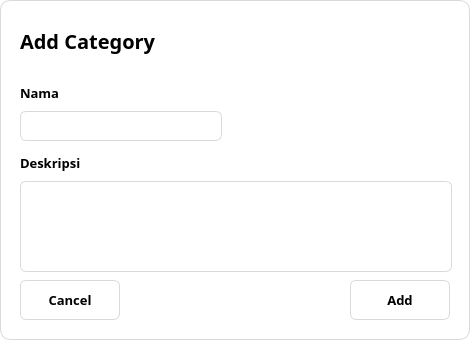
<?xml version="1.0" encoding="UTF-8"?>
<ui version="4.0">
 <class>Dialog</class>
 <widget class="QDialog" name="Dialog">
  <property name="geometry">
   <rect>
    <x>0</x>
    <y>0</y>
    <width>470</width>
    <height>340</height>
   </rect>
  </property>
  <property name="windowTitle">
   <string>Dialog</string>
  </property>
  <property name="styleSheet">
   <string notr="true">QDialog{
	background-color: white;
	border: 1px solid #D9D9D9;
	border-radius: 10px;
}</string>
  </property>
  <widget class="QWidget" name="layoutWidget_4">
   <property name="geometry">
    <rect>
     <x>20</x>
     <y>80</y>
     <width>202</width>
     <height>61</height>
    </rect>
   </property>
   <layout class="QVBoxLayout" name="verticalLayout_4">
    <item>
     <widget class="QLabel" name="label_6">
      <property name="font">
       <font>
        <family>Poppins</family>
        <pointsize>10</pointsize>
        <weight>75</weight>
        <bold>true</bold>
       </font>
      </property>
      <property name="text">
       <string>Nama</string>
      </property>
     </widget>
    </item>
    <item>
     <widget class="QLineEdit" name="addCategoryName">
      <property name="minimumSize">
       <size>
        <width>200</width>
        <height>30</height>
       </size>
      </property>
      <property name="font">
       <font>
        <family>Poppins</family>
        <weight>75</weight>
        <bold>true</bold>
       </font>
      </property>
      <property name="styleSheet">
       <string notr="true">QLineEdit{
	border: 1px solid #D9D9D9;
	border-radius: 6px;
	padding:0 10px 0 10px;
}

QLineEdit:focus{
	border: 1px solid #3D6CEE;
}</string>
      </property>
     </widget>
    </item>
   </layout>
  </widget>
  <widget class="QWidget" name="layoutWidget_7">
   <property name="geometry">
    <rect>
     <x>20</x>
     <y>150</y>
     <width>432</width>
     <height>122</height>
    </rect>
   </property>
   <layout class="QVBoxLayout" name="verticalLayout_7">
    <item>
     <widget class="QLabel" name="label_9">
      <property name="font">
       <font>
        <family>Poppins</family>
        <pointsize>10</pointsize>
        <weight>75</weight>
        <bold>true</bold>
       </font>
      </property>
      <property name="text">
       <string>Deskripsi</string>
      </property>
     </widget>
    </item>
    <item>
     <widget class="QLineEdit" name="addDescription">
      <property name="minimumSize">
       <size>
        <width>430</width>
        <height>91</height>
       </size>
      </property>
      <property name="font">
       <font>
        <family>Poppins</family>
        <weight>75</weight>
        <bold>true</bold>
       </font>
      </property>
      <property name="styleSheet">
       <string notr="true">QLineEdit{
	border: 1px solid #D9D9D9;
	border-radius: 6px;
	padding:0 10px 0 10px;
}

QLineEdit:focus{
	border: 1px solid #3D6CEE;
}</string>
      </property>
      <property name="maxLength">
       <number>430</number>
      </property>
      <property name="alignment">
       <set>Qt::AlignJustify|Qt::AlignTop</set>
      </property>
     </widget>
    </item>
   </layout>
  </widget>
  <widget class="QPushButton" name="addBtn">
   <property name="geometry">
    <rect>
     <x>350</x>
     <y>280</y>
     <width>100</width>
     <height>40</height>
    </rect>
   </property>
   <property name="font">
    <font>
     <family>Poppins</family>
     <pointsize>10</pointsize>
     <weight>75</weight>
     <bold>true</bold>
    </font>
   </property>
   <property name="styleSheet">
    <string notr="true">QPushButton{
	background-color: white;
	border: 1px solid #D9D9D9;
	border-radius: 6px;
}

QPushButton:hover{
	color: #3D6CEE;
	border: 1px solid #3D6CEE;
}</string>
   </property>
   <property name="text">
    <string>Add</string>
   </property>
  </widget>
  <widget class="QPushButton" name="closeBtn">
   <property name="geometry">
    <rect>
     <x>420</x>
     <y>20</y>
     <width>35</width>
     <height>35</height>
    </rect>
   </property>
   <property name="styleSheet">
    <string notr="true">QPushButton{
	border: none;
}

QPushButton:hover{
	border-left: 1px solid #D9D9D9;
	border-bottom: 1px solid #D9D9D9;
	border-bottom-left-radius: 6px;
}</string>
   </property>
   <property name="text">
    <string/>
   </property>
   <property name="icon">
    <iconset>
     <normaloff>:/icons/close.svg</normaloff>:/icons/close.svg</iconset>
   </property>
   <property name="iconSize">
    <size>
     <width>20</width>
     <height>20</height>
    </size>
   </property>
   <property name="checkable">
    <bool>true</bool>
   </property>
  </widget>
  <widget class="QPushButton" name="cancelBtn">
   <property name="geometry">
    <rect>
     <x>20</x>
     <y>280</y>
     <width>100</width>
     <height>40</height>
    </rect>
   </property>
   <property name="font">
    <font>
     <family>Poppins</family>
     <pointsize>10</pointsize>
     <weight>75</weight>
     <bold>true</bold>
    </font>
   </property>
   <property name="styleSheet">
    <string notr="true">QPushButton{
	background-color: white;
	border: 1px solid #D9D9D9;
	border-radius: 6px;
}

QPushButton:hover{
	color: #3D6CEE;
	border: 1px solid #3D6CEE;
}</string>
   </property>
   <property name="text">
    <string>Cancel</string>
   </property>
  </widget>
  <widget class="QWidget" name="layoutWidget">
   <property name="geometry">
    <rect>
     <x>20</x>
     <y>20</y>
     <width>203</width>
     <height>42</height>
    </rect>
   </property>
   <layout class="QHBoxLayout" name="horizontalLayout">
    <property name="spacing">
     <number>6</number>
    </property>
    <item>
     <widget class="QLabel" name="label">
      <property name="minimumSize">
       <size>
        <width>160</width>
        <height>40</height>
       </size>
      </property>
      <property name="maximumSize">
       <size>
        <width>160</width>
        <height>40</height>
       </size>
      </property>
      <property name="font">
       <font>
        <family>Poppins</family>
        <pointsize>15</pointsize>
        <weight>75</weight>
        <bold>true</bold>
       </font>
      </property>
      <property name="text">
       <string>Add Category</string>
      </property>
     </widget>
    </item>
    <item>
     <widget class="QLabel" name="label_2">
      <property name="minimumSize">
       <size>
        <width>35</width>
        <height>35</height>
       </size>
      </property>
      <property name="maximumSize">
       <size>
        <width>35</width>
        <height>35</height>
       </size>
      </property>
      <property name="text">
       <string/>
      </property>
      <property name="pixmap">
       <pixmap>:/icons/category-blue.svg</pixmap>
      </property>
      <property name="scaledContents">
       <bool>true</bool>
      </property>
     </widget>
    </item>
   </layout>
  </widget>
 </widget>
 <resources>
  <include location="../assets/icons/resources.qrc"/>
 </resources>
 <connections/>
</ui>
